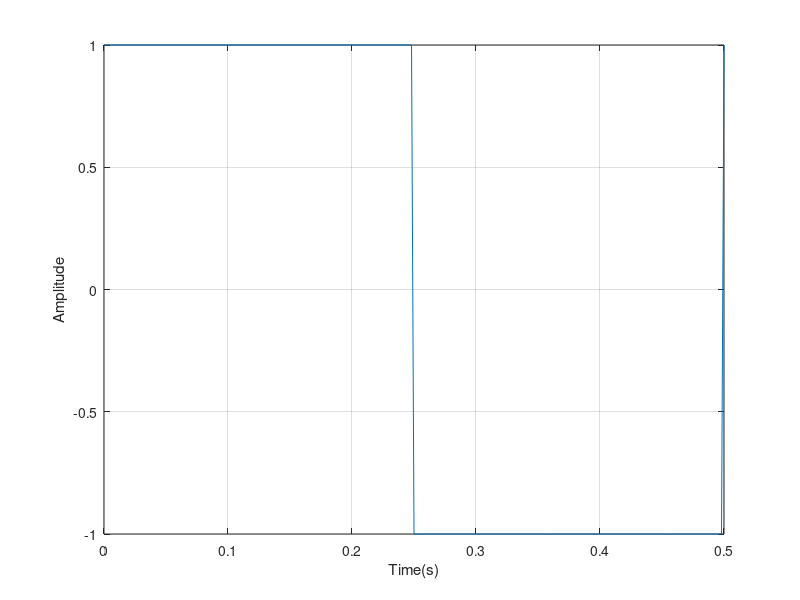
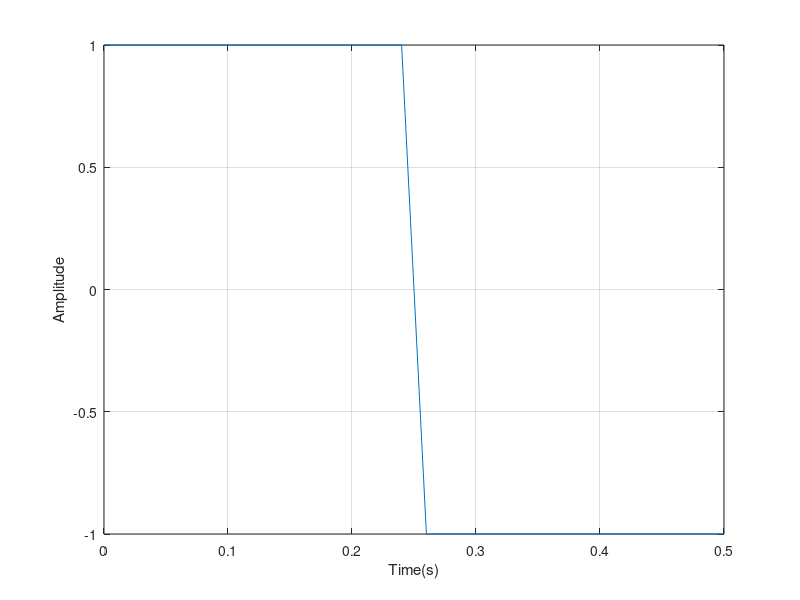
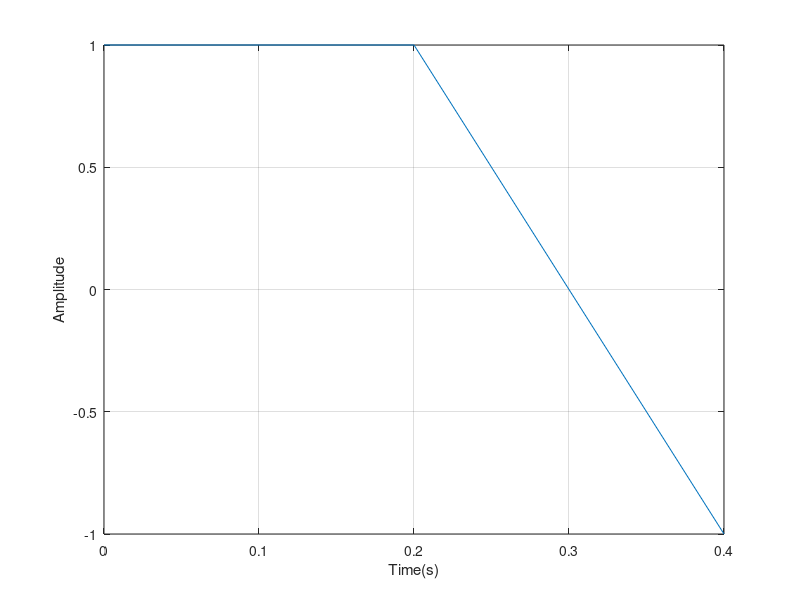

The MATLAB source for these figures, in order:
f=4;
t=0:0.002:0.5
s=square(2*pi*f*t)
s(find(t>=0 & t<0.25))=1;
s(find(t>=0.25 & t<0.5))=-1;

figure(1)
plot(t,s)
xlabel('Time(s)')
ylabel('Amplitude')
grid

%rezolutia temporara=20ms

%a
f=4;
t=0:0.02:0.5
s=square(2*pi*f*t)
s(find(t>=0 & t<0.25))=1;
s(find(t>=0.25 & t<=0.5))=-1;

figure(2)
plot(t,s)
xlabel('Time(s)')
ylabel('Amplitude')
grid

%rezolutia temporara=200ms

f=4;
t=0:0.2:0.5
s=square(2*pi*f*t)
s(find(t>=0 & t<0.25))=1;
s(find(t>=0.25 & t<=0.5))=-1;

figure(3)
plot(t,s)
xlabel('Time(s)')
ylabel('Amplitude')
grid




